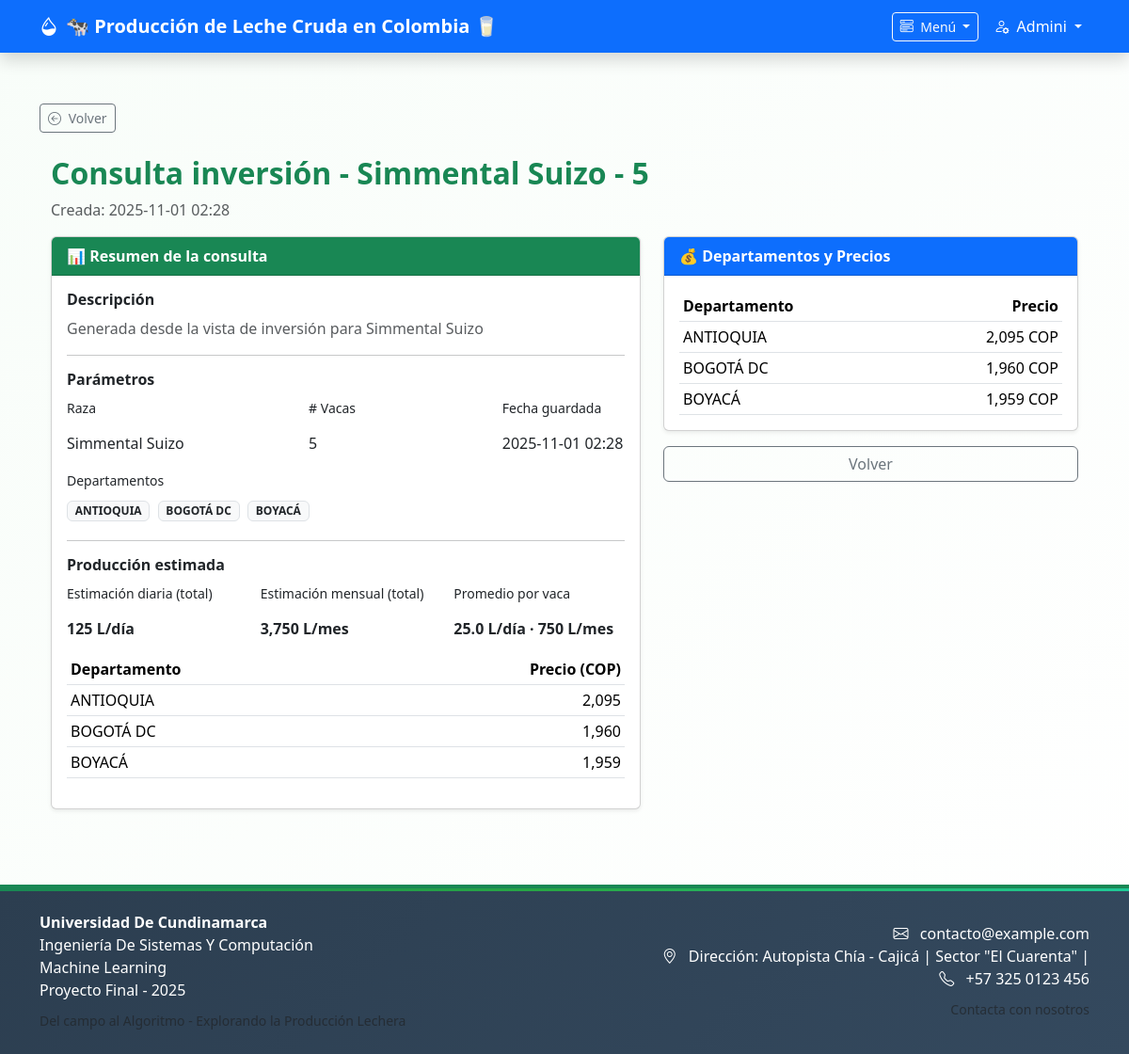
/mis-consultas/5 (signed in), run on the app's committed database.
### models.py (models this page shows, shortened)
class User(db.Model, UserMixin):
    __tablename__ = 'blog_user'
    """Modelo de usuario.

    Campos principales: id, name, email, password, is_admin.
    Métodos: set_password, check_password, save, y selectores estáticos.
    """
    id = db.Column(db.Integer, primary_key=True)
    name = db.Column(db.String(80), nullable=False)
    email = db.Column(db.String(256), unique=True, nullable=False)
    password = db.Column(db.String(128), nullable=False)
    is_admin = db.Column(db.Boolean, default=False)
    def set_password(self, password):
        """Hashea y almacena la contraseña provista.

        Nota: utiliza `werkzeug.security.generate_password_hash`.
        """
        self.password = generate_password_hash(password)
    def check_password(self, password):
        """Comprueba que `password` coincida con el hash almacenado.

        Devuelve True si coinciden, False en caso contrario.
        """
        return check_password_hash(self.password, password)
    def save(self):
        """Guarda (insert/commit) el objeto en la base de datos.

        Añade el objeto a la sesión si es nuevo y realiza commit. No
        devuelve valor; si falla lanzará excepción del ORM.
        """
        if not self.id:
            db.session.add(self)
        db.session.commit()

class Consulta(db.Model):
    __tablename__ = 'consultas'
    """Modelo para consultas de inversión guardadas por usuarios.

    `query_text` almacena el JSON de la solicitud y `summary` guarda
    metadatos/estimaciones precalculadas como JSON en texto.
    """
    id = db.Column(db.Integer, primary_key=True)
    user_id = db.Column(db.Integer, db.ForeignKey('blog_user.id'), nullable=False)
    titulo = db.Column(db.String(200), nullable=False)
    descripcion = db.Column(db.Text, nullable=True)
    query_text = db.Column(db.Text, nullable=True)
    summary = db.Column(db.Text, nullable=True)
    created_at = db.Column(db.DateTime, server_default=db.func.now())
    updated_at = db.Column(db.DateTime, server_default=db.func.now(), onupdate=db.func.now())
    user = db.relationship('User', backref=db.backref('consultas', lazy='dynamic'))

### perfil.py (the view)
@perfil_bp.route('/mis-consultas/<int:cid>')
@login_required
def ver_consulta(cid):
    c = Consulta.query.get_or_404(cid)
    if c.user_id != current_user.id:
        flash('No tienes permiso para ver esta consulta.', 'danger')
        return redirect(url_for('perfil.mis_consultas'))
    consulta_data = None
    if c.query_text:
        try:
            consulta_data = json.loads(c.query_text)
        except Exception:
            consulta_data = None
    prod_info = None
    try:
        try:
            from inversion import BREED_STATS
        except Exception:
            BREED_STATS = {}
        if consulta_data:
            raza = (consulta_data.get('raza') or '').strip() if consulta_data.get('raza') else None
            num_vacas = consulta_data.get('num_vacas') or consulta_data.get('numVacas') or None
            try:
                nv = int(num_vacas) if num_vacas is not None else None
            except Exception:
                nv = None
            litros_por_vaca = None
            if raza:
                bkey = next((k for k in BREED_STATS.keys() if str(k).strip().lower() == raza.strip().lower()), None)
                bstats = BREED_STATS.get(bkey) if bkey else BREED_STATS.get(raza) or BREED_STATS.get(raza.strip())
                if bstats:
                    try:
                        litros_por_vaca = float(bstats.get('avg', 0.0))
                    except Exception:
                        litros_por_vaca = None
            if litros_por_vaca and nv:
                litros_diario_total = litros_por_vaca * nv
                litros_mensual_total = litros_diario_total * 30
                litros_por_vaca_mensual = litros_por_vaca * 30
                precios = consulta_data.get('precios_departamentos') or []
                deptos = []
                if isinstance(precios, list):
                    for p in precios:
                        dept = p.get('departamento') or ''
                        precio_val = None
                        try:
                            precio_val = float(p.get('precio')) if p.get('precio') is not None else None
                        except Exception:
                            precio_val = None
                        deptos.append({'departamento': dept, 'precio': precio_val})
                prod_info = {
                    'litros_diario_total': litros_diario_total,
                    'litros_mensual_total': litros_mensual_total,
                    'litros_por_vaca_diario': litros_por_vaca,
                    'litros_por_vaca_mensual': litros_por_vaca_mensual,
                    'por_departamento': deptos
                }
            else:
                prod_info = None
    except Exception:
        prod_info = None
    return render_template('mis_consulta_view.html', consulta=c, consulta_data=consulta_data, prod_info=prod_info)

### app.py (called while the page is built, shortened)
@login_manager.user_loader
def load_user(user_id):
    return User.query.get(int(user_id))

@app.before_request
def session_timeout_handler():
    try:
        if 'usuario' not in session and not current_user.is_authenticated:
            return None
    except Exception:
        return None
    last = session.get('last_activity')
    now_ts = datetime.utcnow().timestamp()
    if last:
        elapsed = now_ts - float(last)
    session['last_activity'] = now_ts

### templates/mis_consulta_view.html (shortened to what this page needs)
{% extends "base.html" %}
{% block content %}
<div class="container mt-4">
  <h2 class="text-success fw-bold">{{ consulta.titulo }}</h2>
  <p class="text-muted">Creada: {{ consulta.created_at.strftime('%Y-%m-%d %H:%M') if consulta.created_at else '' }}</p>
  <div class="row">
    <div class="col-md-7">
      <div class="card mb-3 shadow-sm">
        <div class="card-header bg-success text-white fw-bold">📊 Resumen de la consulta</div>
        <div class="card-body">
          <h6 class="fw-semibold">Descripción</h6>
          <p class="text-muted">{{ consulta.descripcion or 'Sin descripción' }}</p>
          <hr>
          <h6 class="fw-semibold">Parámetros</h6>
          <div class="row mb-2">
            <div class="col-md-5">
              <label class="form-label small">Raza</label>
              <div class="form-control-plaintext">{{ (consulta_data and consulta_data.get('raza')) or '—' }}</div>
            </div>
            <div class="col-md-4">
              <label class="form-label small"># Vacas</label>
              <div class="form-control-plaintext">{{ (consulta_data and consulta_data.get('num_vacas')) or '—' }}</div>
            </div>
            <div class="col-md-3">
              <label class="form-label small">Fecha guardada</label>
              <div class="form-control-plaintext">{{ consulta.created_at.strftime('%Y-%m-%d %H:%M') if consulta.created_at else '—' }}</div>
            </div>
          </div>
          <label class="form-label small">Departamentos</label>
          <div class="mb-2">
            {% if consulta_data and consulta_data.get('departamentos') %}
              {% for d in consulta_data.get('departamentos') %}
                <span class="badge bg-light text-dark border me-1 mb-1">{{ d }}</span>
              {% endfor %}
            {% else %}
              <p class="text-muted small">No hay departamentos asociados.</p>
            {% endif %}
          </div>
          <hr>
          <h6 class="fw-semibold">Producción estimada</h6>
          {% if prod_info %}
            <div class="mb-2">
              <div class="row">
                <div class="col-md-4">
                  <label class="form-label small">Estimación diaria (total)</label>
                  <div class="form-control-plaintext fw-bold">{{ '{:,.0f}'.format(prod_info.litros_diario_total) }} L/día</div>
                </div>
                <div class="col-md-4">
                  <label class="form-label small">Estimación mensual (total)</label>
                  <div class="form-control-plaintext fw-bold">{{ '{:,.0f}'.format(prod_info.litros_mensual_total) }} L/mes</div>
                </div>
                <div class="col-md-4">
                  <label class="form-label small">Promedio por vaca</label>
                  <div class="form-control-plaintext fw-bold">{{ '{:,.1f}'.format(prod_info.litros_por_vaca_diario) }} L/día · {{ '{:,.0f}'.format(prod_info.litros_por_vaca_mensual) }} L/mes</div>
                </div>
              </div>
            </div>
            {% if prod_info.por_departamento and prod_info.por_departamento|length > 0 %}
              <div class="table-responsive">
                <table class="table table-sm table-hover">
                  <thead><tr><th>Departamento</th><th class="text-end">Precio (COP)</th></tr></thead>
                  <tbody>
                    {% for d in prod_info.por_departamento %}
                      <tr>
                        <td>{{ d.departamento }}</td>
                        <td class="text-end">{% if d.precio %}{{ '{:,.0f}'.format(d.precio) }}{% else %}N/A{% endif %}</td>
                      </tr>
                    {% endfor %}
                  </tbody>
                </table>
              </div>
            {% endif %}
          {% else %}
            <p class="text-muted">No hay datos suficientes para estimar producción (falta raza o número de vacas).</p>
          {% endif %}
        </div>
      </div>
    </div>
    <div class="col-md-5">
      <div class="card mb-3 shadow-sm">
        <div class="card-header bg-primary text-white fw-bold">💰 Departamentos y Precios</div>
        <div class="card-body">
          {% if consulta_data and consulta_data.get('precios_departamentos') %}
            <div class="table-responsive">
              <table class="table table-sm table-hover mb-0">
                <thead><tr><th>Departamento</th><th class="text-end">Precio</th></tr></thead>
                <tbody>
                  {% for p in consulta_data.get('precios_departamentos') %}
                    <tr>
                      <td>{{ p.get('departamento') or '' }}</td>
                      <td class="text-end">{{ p.get('precio_str') or p.get('precio') or 'N/A' }} COP</td>
                    </tr>
                  {% endfor %}
                </tbody>
              </table>
            </div>
          {% else %}
            <p class="text-muted">No hay precios asociados a esta consulta.</p>
          {% endif %}
        </div>
      </div>
      <div class="d-grid gap-2">
        <a href="{{ url_for('perfil.mis_consultas') }}" class="btn btn-outline-secondary">Volver</a>
      </div>
    </div>
  </div>
</div>
{% endblock %}

### templates/base.html (shortened to what this page needs)
<!DOCTYPE html>
<html lang="es">
<head>
    <link href="https://cdn.jsdelivr.net/npm/bootstrap@5.3.2/dist/css/bootstrap.min.css" rel="stylesheet">
    <link rel="stylesheet" href="https://cdn.jsdelivr.net/npm/bootstrap-icons/font/bootstrap-icons.css">
    <link rel="stylesheet" href="{{ url_for('static', filename='style.css') }}">
</head>
<body style="padding-top: 70px;">
    <nav class="navbar navbar-expand-lg navbar-dark bg-primary fixed-top shadow">
        <div class="container">
            <a class="navbar-brand navbar-brand-custom" href="{{ url_for('inicio') }}" data-bs-toggle="tooltip" data-bs-title="Página de inicio">
                <i class="bi bi-droplet-half me-2"></i>🐄 <strong>Producción de Leche Cruda en Colombia</strong> 🥛
            </a>
            <div class="collapse navbar-collapse" id="navbarNav">
                <div class="navbar-nav ms-auto d-flex align-items-center">
                    <div class="nav-item dropdown me-2">
                        <a class="btn btn-outline-light btn-sm dropdown-toggle" href="#" role="button" data-bs-toggle="dropdown" aria-expanded="false">
                            <i class="bi bi-menu-button-wide me-1"></i> Menú
                        </a>
                    </div>
                    {% if 'usuario' in session %}
                        <div class="nav-item dropdown">
                            <a class="nav-link dropdown-toggle text-white" href="#" role="button" data-bs-toggle="dropdown" data-bs-title="Menú de usuario">
                                <i class="bi bi-person-gear me-1"></i> {{ session['usuario'] }}
                            </a>
                        </div>
                    {% endif %}
                </div>
            </div>
        </div>
    </nav>
    <main class="container mt-4 py-3">
        {% if request.path != url_for('inicio') %}
            <div class="mb-3">
                <button type="button" id="btn-volver" class="btn btn-outline-secondary btn-sm">
                    <i class="bi bi-arrow-left-circle me-1"></i> Volver
                </button>
            </div>
        {% endif %}
        {% block content %}{% endblock %}
    </main>
    <footer class="bg-dark text-white py-4 mt-5">
        <div class="container">
            <div class="row align-items-center">
                <div class="col-md-6">
                    <ul class="list-unstyled mb-2">
                        <li><strong>Universidad De Cundinamarca</strong></li>
                        <li>Ingeniería De Sistemas Y Computación</li>
                        <li>Machine Learning</li>
                        <li>Proyecto Final - 2025</li>
                    </ul>
                    <small class="text-muted">Del campo al Algoritmo - Explorando la Producción Lechera</small>
                </div>
                <div class="col-md-6 text-md-end">
                    <ul class="list-unstyled mb-2">
                        <li>
                            <i class="bi bi-envelope me-2"></i>
                            <a href="mailto:contacto@example.com" class="text-white text-decoration-none">
                                contacto@example.com
                            </a>
                        </li>
                        <li>
                            <i class="bi bi-geo-alt me-2"></i>
                            Dirección: Autopista Chía - Cajicá | Sector "El Cuarenta" |
                        </li>
                        <li>
                            <i class="bi bi-telephone me-2"></i>
                            <a href="tel:+573250123456" class="text-white text-decoration-none">
                                +57 325 0123 456
                            </a>
                        </li>
                    </ul>
                    <small class="text-muted">Contacta con nosotros</small>
                </div>
            </div>
        </div>
    </footer>
</body>
</html>

### static/style.css (style rules this page uses)
:root { --verde-principal: #10684b; --verde-secundario: #198754; --verde-claro: #e6f4ea; --verde-pastel: #e9f5ee; --sombra-verde: rgba(16, 104, 75, 0.1); --gris-texto: #444444; }
body { font-family: 'Segoe UI', system-ui, -apple-system, sans-serif; background: linear-gradient(135deg, #f8fdf9 0%, #ffffff 100%); min-height: 100vh; }
footer { border-top: 4px solid var(--verde-secundario); background: linear-gradient(135deg, #2c3e50 0%, #34495e 100%); position: relative; }
footer::before { content: ""; position: absolute; top: 0; left: 0; right: 0; height: 3px; background: linear-gradient(90deg, var(--verde-secundario), #28a745, #20c997); }

### data on the page
User: usuario "Admini"
Consulta: titulo "Consulta inversión - Simmental Suizo - 5", created_at "2025-11-01 02:28", descripcion "Generada desde la vista de inversión para Simmental Suizo"

### other printed values
{{ (consulta_data and consulta_data.get('raza')) or '—' }} "Simmental Suizo"
{{ (consulta_data and consulta_data.get('num_vacas')) or '—' }} "5"
{{ d }} "ANTIOQUIA" "BOGOTÁ DC" "BOYACÁ"
{{ '{:,.0f}'.format(prod_info.litros_diario_total) }} "125"
{{ '{:,.0f}'.format(prod_info.litros_mensual_total) }} "3,750"
{{ '{:,.1f}'.format(prod_info.litros_por_vaca_diario) }} "25.0"
{{ '{:,.0f}'.format(prod_info.litros_por_vaca_mensual) }} "750"
{{ d.departamento }} "ANTIOQUIA" "BOGOTÁ DC" "BOYACÁ"
{{ '{:,.0f}'.format(d.precio) }} "2,095" "1,960" "1,959"
{{ p.get('departamento') or '' }} "ANTIOQUIA" "BOGOTÁ DC" "BOYACÁ"
{{ p.get('precio_str') or p.get('precio') or 'N/A' }} "2,095" "1,960" "1,959"
